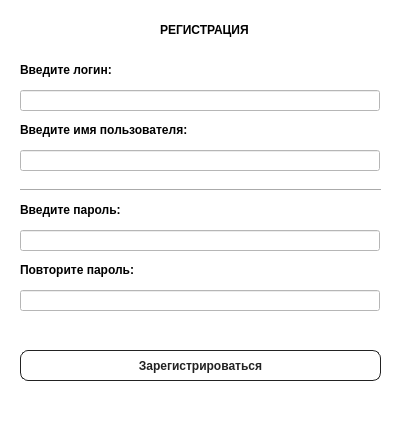
<?xml version="1.0" encoding="UTF-8"?>
<ui version="4.0">
 <class>Form</class>
 <widget class="QWidget" name="Form">
  <property name="geometry">
   <rect>
    <x>0</x>
    <y>0</y>
    <width>400</width>
    <height>421</height>
   </rect>
  </property>
  <property name="windowTitle">
   <string>Form</string>
  </property>
  <property name="styleSheet">
   <string notr="true">QWidget{
	background-color: rgb(255, 255, 255);
}</string>
  </property>
  <widget class="QLineEdit" name="loginInput">
   <property name="geometry">
    <rect>
     <x>20</x>
     <y>90</y>
     <width>360</width>
     <height>21</height>
    </rect>
   </property>
   <property name="styleSheet">
    <string notr="true"/>
   </property>
   <property name="inputMask">
    <string/>
   </property>
  </widget>
  <widget class="QLabel" name="loginLabel">
   <property name="geometry">
    <rect>
     <x>20</x>
     <y>60</y>
     <width>360</width>
     <height>20</height>
    </rect>
   </property>
   <property name="styleSheet">
    <string notr="true">#loginLabel{
	font-family: &quot;Basier circle&quot;,-apple-system,system-ui,&quot;Segoe UI&quot;,Roboto,&quot;Helvetica Neue&quot;,Arial,&quot;Noto Sans&quot;,sans-serif,&quot;Apple Color Emoji&quot;,&quot;Segoe UI Emoji&quot;,&quot;Segoe UI Symbol&quot;,&quot;Noto Color Emoji&quot;;
	font-size: 1.1rem;
	font-weight: 600;
	line-height: 1;
}</string>
   </property>
   <property name="text">
    <string>Введите логин:</string>
   </property>
  </widget>
  <widget class="QLabel" name="passwordLabel">
   <property name="geometry">
    <rect>
     <x>20</x>
     <y>200</y>
     <width>360</width>
     <height>20</height>
    </rect>
   </property>
   <property name="styleSheet">
    <string notr="true">#passwordLabel{
	font-family: &quot;Basier circle&quot;,-apple-system,system-ui,&quot;Segoe UI&quot;,Roboto,&quot;Helvetica Neue&quot;,Arial,&quot;Noto Sans&quot;,sans-serif,&quot;Apple Color Emoji&quot;,&quot;Segoe UI Emoji&quot;,&quot;Segoe UI Symbol&quot;,&quot;Noto Color Emoji&quot;;
	font-size: 1.1rem;
	font-weight: 600;
	line-height: 1;
}</string>
   </property>
   <property name="text">
    <string>Введите пароль:</string>
   </property>
  </widget>
  <widget class="QLineEdit" name="passwordInput">
   <property name="geometry">
    <rect>
     <x>20</x>
     <y>230</y>
     <width>360</width>
     <height>21</height>
    </rect>
   </property>
   <property name="inputMask">
    <string/>
   </property>
  </widget>
  <widget class="QPushButton" name="signUpButton">
   <property name="geometry">
    <rect>
     <x>20</x>
     <y>350</y>
     <width>361</width>
     <height>31</height>
    </rect>
   </property>
   <property name="styleSheet">
    <string notr="true">#signUpButton{
  background-color: #FFFFFF;
  border: 1px solid #222222;
  border-radius: 8px;
  color: #222222;
  cursor: pointer;
  display: inline-block;
  font-family: &quot;Basier circle&quot;,-apple-system,system-ui,&quot;Segoe UI&quot;,Roboto,&quot;Helvetica Neue&quot;,Arial,&quot;Noto Sans&quot;,sans-serif,&quot;Apple Color Emoji&quot;,&quot;Segoe UI Emoji&quot;,&quot;Segoe UI Symbol&quot;,&quot;Noto Color Emoji&quot;;
  font-size: 1.1rem;
  font-weight: 600;
  line-height: 1;
  margin: 0;
  outline: none;
  padding: 0px 23px;
  position: relative;
  text-align: center;
  text-decoration: none;
  touch-action: manipulation;
  transition: box-shadow .2s,-ms-transform .1s,-webkit-transform .1s,transform .1s;
}

#signUpButton:focus-visible {
  box-shadow: #222222 0 0 0 2px, rgba(255, 255, 255, 0.8) 0 0 0 4px;
  transition: box-shadow .2s;
}

#signUpButton:active {
  background-color: #F7F7F7;
  border-color: #000000;
  transform: scale(.96);
}

#signUpButton:disabled {
  border-color: #DDDDDD;
  color: #DDDDDD;
  cursor: not-allowed;
  opacity: 1;
}</string>
   </property>
   <property name="text">
    <string>Зарегистрироваться</string>
   </property>
  </widget>
  <widget class="QLabel" name="repeatPasswordLabel">
   <property name="geometry">
    <rect>
     <x>20</x>
     <y>260</y>
     <width>360</width>
     <height>20</height>
    </rect>
   </property>
   <property name="styleSheet">
    <string notr="true">#repeatPasswordLabel{
	font-family: &quot;Basier circle&quot;,-apple-system,system-ui,&quot;Segoe UI&quot;,Roboto,&quot;Helvetica Neue&quot;,Arial,&quot;Noto Sans&quot;,sans-serif,&quot;Apple Color Emoji&quot;,&quot;Segoe UI Emoji&quot;,&quot;Segoe UI Symbol&quot;,&quot;Noto Color Emoji&quot;;
	font-size: 1.1rem;
	font-weight: 600;
	line-height: 1;
}</string>
   </property>
   <property name="text">
    <string>Повторите пароль:</string>
   </property>
  </widget>
  <widget class="QLineEdit" name="repeatPasswordInput">
   <property name="geometry">
    <rect>
     <x>20</x>
     <y>290</y>
     <width>360</width>
     <height>21</height>
    </rect>
   </property>
   <property name="inputMask">
    <string/>
   </property>
  </widget>
  <widget class="Line" name="line">
   <property name="geometry">
    <rect>
     <x>20</x>
     <y>180</y>
     <width>361</width>
     <height>20</height>
    </rect>
   </property>
   <property name="orientation">
    <enum>Qt::Horizontal</enum>
   </property>
  </widget>
  <widget class="QLabel" name="usernameLabel">
   <property name="geometry">
    <rect>
     <x>20</x>
     <y>120</y>
     <width>360</width>
     <height>20</height>
    </rect>
   </property>
   <property name="styleSheet">
    <string notr="true">#usernameLabel{
	font-family: &quot;Basier circle&quot;,-apple-system,system-ui,&quot;Segoe UI&quot;,Roboto,&quot;Helvetica Neue&quot;,Arial,&quot;Noto Sans&quot;,sans-serif,&quot;Apple Color Emoji&quot;,&quot;Segoe UI Emoji&quot;,&quot;Segoe UI Symbol&quot;,&quot;Noto Color Emoji&quot;;
	font-size: 1.1rem;
	font-weight: 600;
	line-height: 1;
}</string>
   </property>
   <property name="text">
    <string>Введите имя пользователя:</string>
   </property>
  </widget>
  <widget class="QLineEdit" name="usernameInput">
   <property name="geometry">
    <rect>
     <x>20</x>
     <y>150</y>
     <width>360</width>
     <height>21</height>
    </rect>
   </property>
   <property name="styleSheet">
    <string notr="true"/>
   </property>
   <property name="inputMask">
    <string/>
   </property>
   <property name="text">
    <string/>
   </property>
  </widget>
  <widget class="QLabel" name="title">
   <property name="enabled">
    <bool>true</bool>
   </property>
   <property name="geometry">
    <rect>
     <x>160</x>
     <y>20</y>
     <width>91</width>
     <height>20</height>
    </rect>
   </property>
   <property name="styleSheet">
    <string notr="true">#title{
	font-family: &quot;Basier circle&quot;,-apple-system,system-ui,&quot;Segoe UI&quot;,Roboto,&quot;Helvetica Neue&quot;,Arial,&quot;Noto Sans&quot;,sans-serif,&quot;Apple Color Emoji&quot;,&quot;Segoe UI Emoji&quot;,&quot;Segoe UI Symbol&quot;,&quot;Noto Color Emoji&quot;;
	font-size: 2rem;
	font-weight: 600;
	line-height: 1;
}</string>
   </property>
   <property name="text">
    <string>РЕГИСТРАЦИЯ</string>
   </property>
  </widget>
 </widget>
 <resources/>
 <connections/>
</ui>
